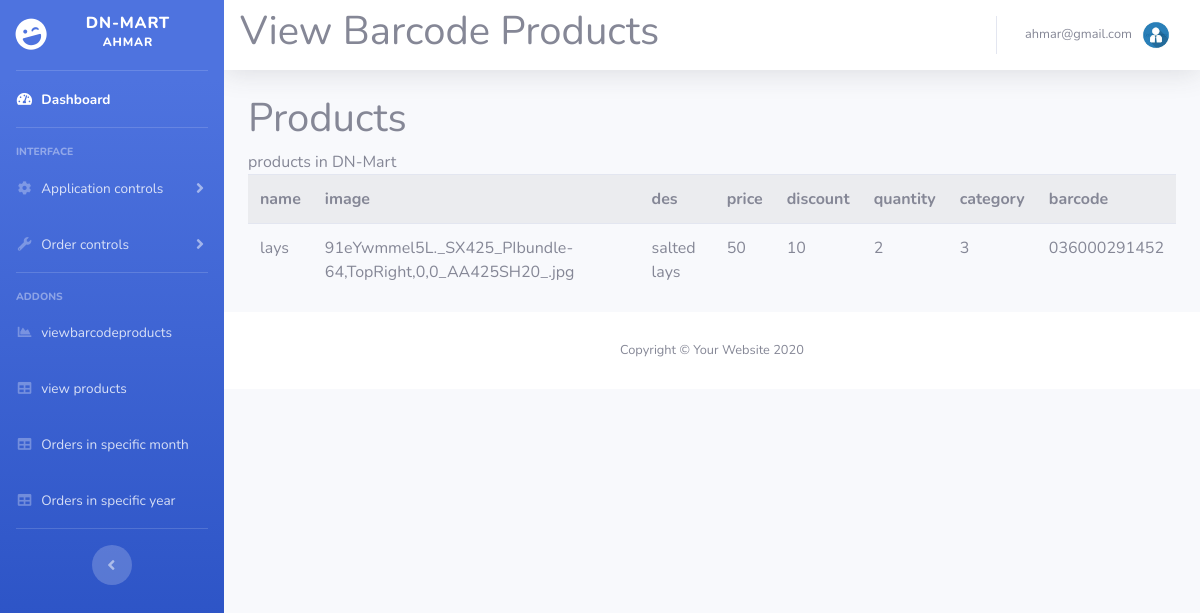
Screenshot of /DN-MartAPIs/admin/barcodeproducts.php (signed in) with the database file from the repository.
### tables this page shows
CREATE TABLE `barcode_products` (
  `id` int(11) NOT NULL,
  `product_id` int(11) NOT NULL,
  `barcode_id` varchar(255) NOT NULL
);

CREATE TABLE `products` (
  `id` int(11) NOT NULL,
  `name` varchar(255) NOT NULL,
  `image` varchar(255) NOT NULL,
  `des` varchar(255) NOT NULL,
  `price` int(255) NOT NULL,
  `discount` int(11) NOT NULL,
  `quantity` int(11) NOT NULL,
  `category` varchar(255) NOT NULL
);

### DN-MartAPIs/admin/barcodeproducts.php (the view, shortened to what this page needs)
<?php
   include ("connection.php");
        include('includes/header.php');
        include('includes/navbar.php');
$q="SELECT * FROM barcode_products";
$result = mysqli_query($con,$q);
?>
    <div id="content-wrapper" class="d-flex flex-column">
      <div id="content">
        <nav class="navbar navbar-expand navbar-light bg-white topbar mb-4 static-top shadow">
                     <h1 class="page-header">View Barcode Products</h1>
          <ul class="navbar-nav ml-auto">
            <li class="nav-item dropdown no-arrow">
              <a class="nav-link dropdown-toggle" href="#" id="userDropdown" role="button" data-toggle="dropdown" aria-haspopup="true" aria-expanded="false">
                <span class="mr-2 d-none d-lg-inline text-gray-600 small"><?php echo
                    $_SESSION['email']
                    ?></span>
                <img class="img-profile rounded-circle" src="profile.jpg">
              </a>
            </li>
          </ul>
        </nav>
        <div id="page-wrapper">
            <div class="container-fluid">
                <div class="row">
                    <div class="col-lg-12">
                        <h1 class="page-header">Products</h1>
                       <div class="row">
                <div class="col-lg-12">
                    <div class="panel panel-default">
                        <div class="panel-heading">
                            products in DN-Mart
                        </div>
                        <div class="panel-body">
                            <div class="row">
                                <div class="col-lg-12">
                                    <form role="form" method="post" >
                                        <div class="form-group">
<table class="table table-striped">
<tr>
<th>name</th>
<th>image</th>
<th>des</th>
<th>price</th>
<th>discount</th>
<th>quantity</th>
<th>category</th>
<th>barcode</th>
</tr>
<?php
while($roww = mysqli_fetch_array($result))
{
    $pid=$roww['product_id'];
        $q="SELECT * FROM `products` WHERE `id`=$pid";
        $result1 = mysqli_query($con,$q);
        $row = mysqli_fetch_array($result1);
    echo "<tr>";
echo "<td>" . $row['name'] . "</td>";
echo "<td>" . $row['image'] . "</td>";
echo "<td>" . $row['des'] . "</td>";
echo "<td>" . $row['price'] . "</td>";
echo "<td>" . $row['discount'] . "</td>";
echo "<td>" . $row['quantity'] . "</td>";
echo "<td>" . $row['category'] . "</td>";
echo "<td>" . $roww['barcode_id'] . "</td>";
echo "</tr>";
}
    ?>
</table>
    </div>
    </form>
    </div>
    </div>
    </div>
    </div>
    </div>
    </div>
                    </div>
                </div>
            </div>
        </div>
<?php
include("includes/footer.php");
?>

### rows the page displays
barcode_products: product.name "lays", product.image "91eYwmmel5L._SX425_PIbundle-64,TopRight,0,0_AA425SH20_.jpg", product.des "salted lays", product.price "50", product.discount "10", product.quantity "2", product.category "3", barcode "036000291452"

### other values shown
$_SESSION['email'] "ahmar@gmail.com"
